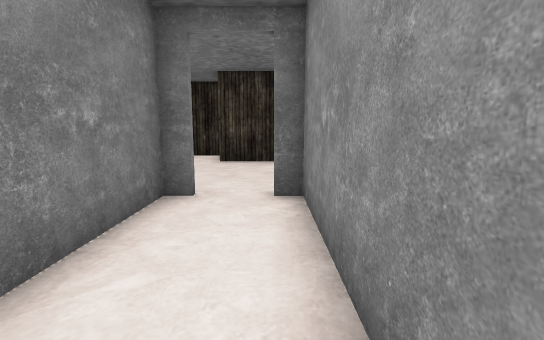
[1] (above)

23 first-person views from a walk through a level from a Godot 3-D game. The camera is 1.2 m above the floor, tilts 8° down and sees 85° across. The floor is counted in squares, 1 m on a side. Each view is taken from the middle of a square. On the plan, view 1 faces up. The plan holds only what a view shows up to about 13 squares ahead; the rest is blank. The place goes on beyond the plan. Characters and animated objects are not drawn. Door leaves are left out where a doorway can be walked through.

[2]
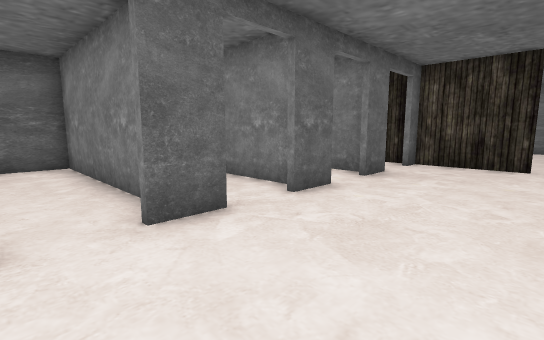

[3]
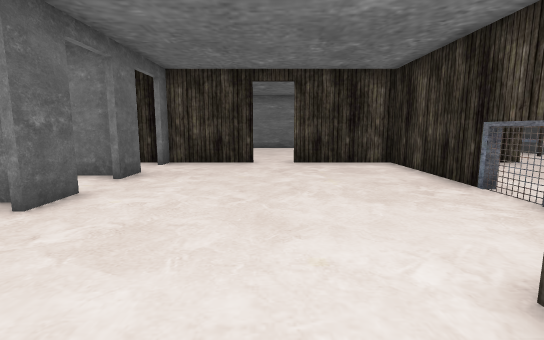

[4]
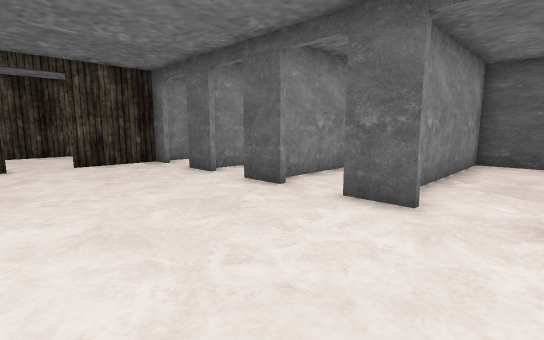

[5]
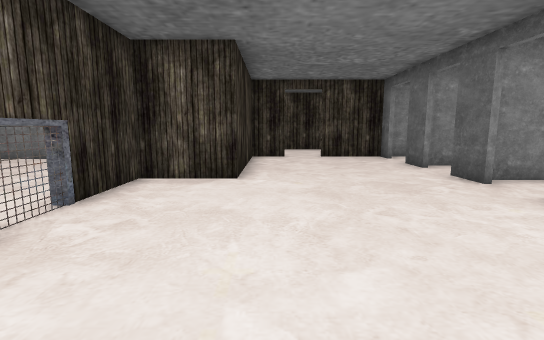

[6]
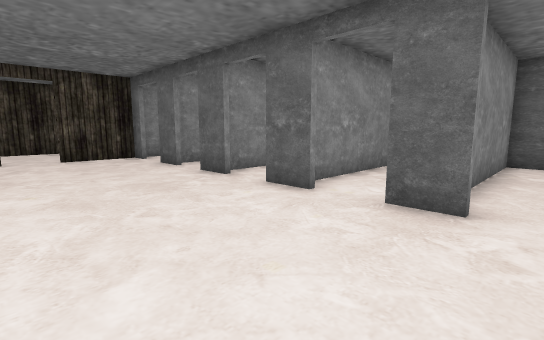

[7]
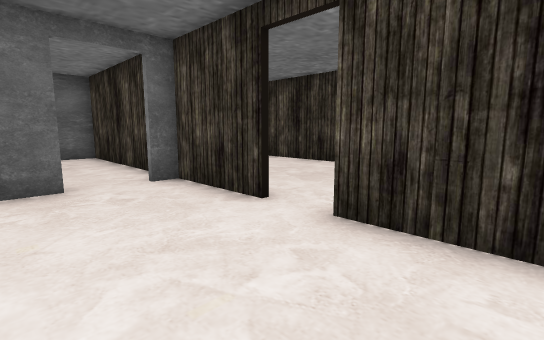

[8]
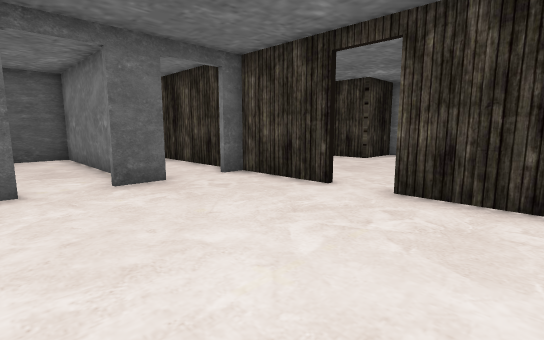

[9]
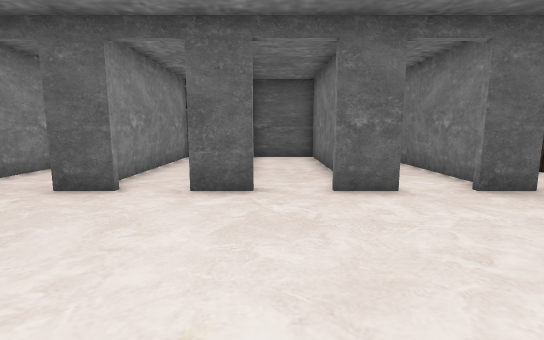

[10]
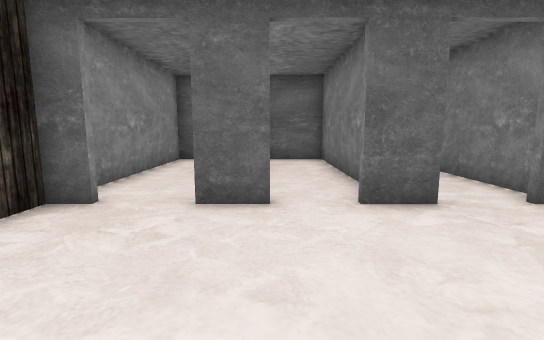

[11]
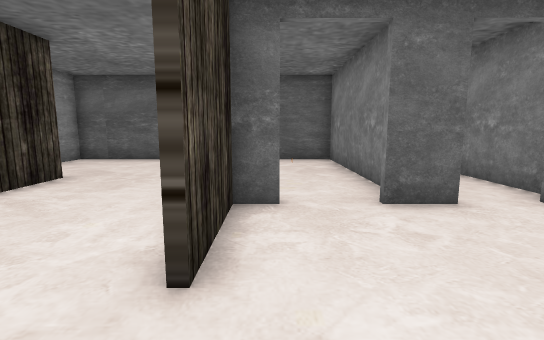

[12]
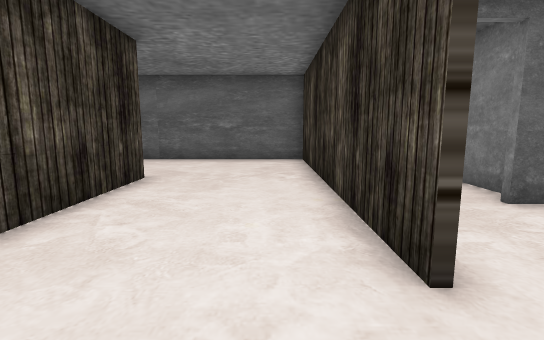

[13]
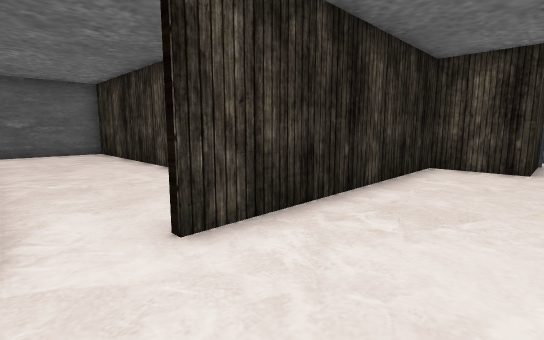

[14]
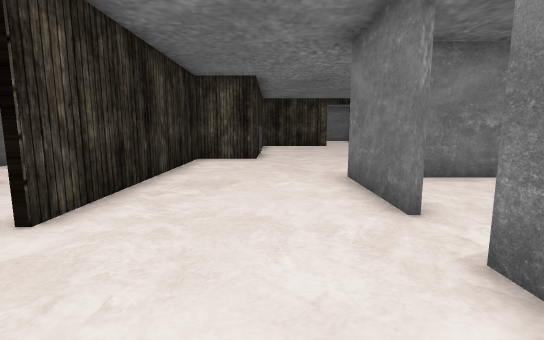

[15]
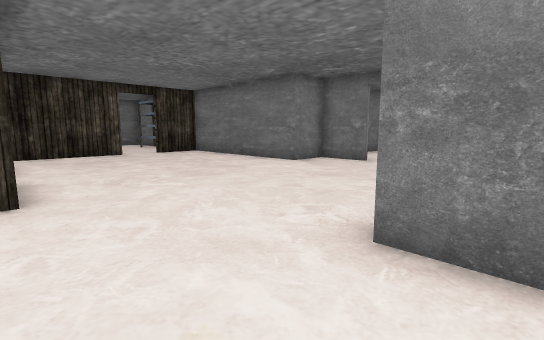

[16]
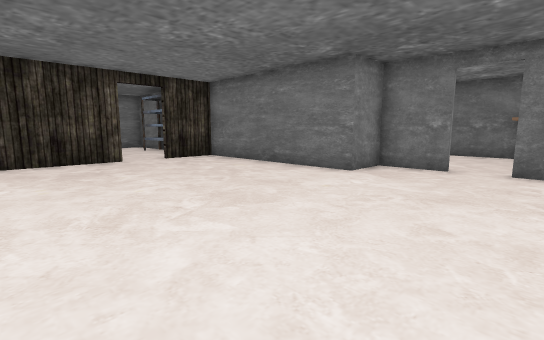

[17]
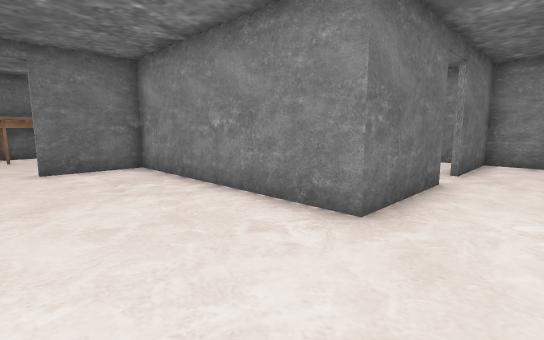

[18]
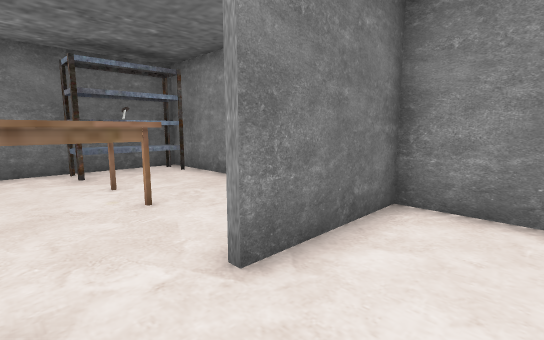

[19]
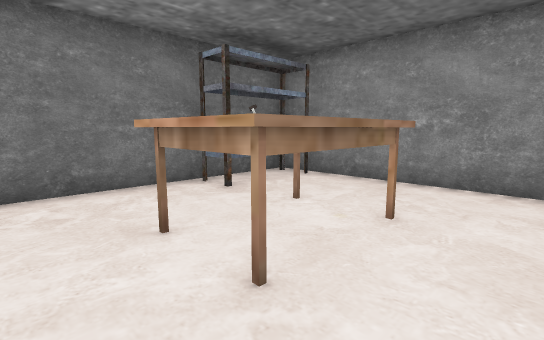

[20]
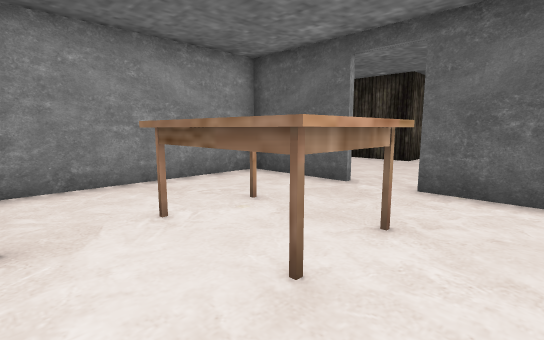

[21]
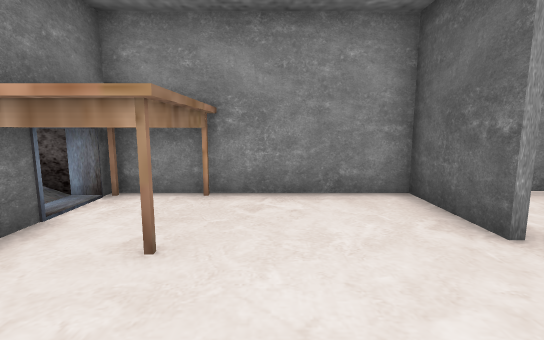

[22]
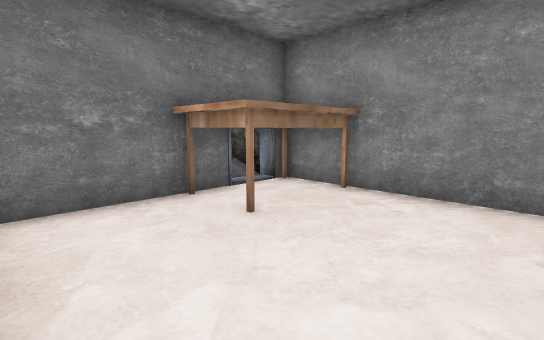

[23]
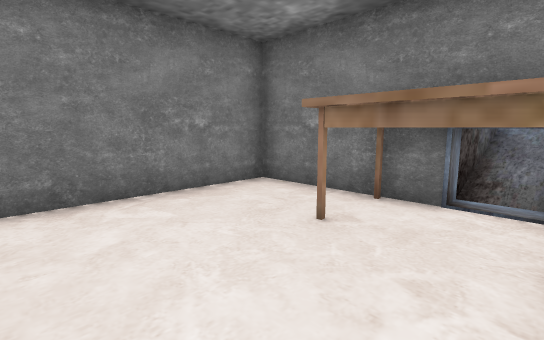

### Floor plan
Points are (right, up) in squares from view 1. A wall is a line through its corners. A room is listed if a view was taken in it or the views show most of it. See-through windows are left out.
Room 1 (view 1)
walls: (-1.4, 5.2) (-2, 5.2) (-2, -1.6) (0.9, -1.6); (0.6, -1.6) (0.6, 5.2) (0, 5.2)
ways out: door at (-0.5, 5) to room 2
Room 2 (views 2, 3, 4, 5, 6, 7, 8, 9, 10, 11)
walls: (-2.8, 5.4) (-1.4, 5.4); (-5.5, 5.4) (-4.1, 5.4); (0, 5.4) (1.2, 5.4); (-8.1, 5.4) (-6.9, 5.4); (-10.4, 8.4) (-10.4, 5.4); (-10.4, 12.9) (-10.4, 9.7); (2.7, 5.4) (3.6, 5.4) (3.6, 8); (3.6, 9.4) (3.6, 10.8) (-1.9, 10.8) (-1.9, 13.2) (-10.5, 13.2)
ways out: door at (-0.5, 5) to room 1; door at (4, 8.5) to room 3; door at (2, 5) to room 7; door at (-3.5, 5) to room 8; door at (-6.5, 5) to room 9; door at (-9, 5) to room 10; door at (-10.5, 9.5)
Room 3 (view 12)
walls: (8.1, 2.7) (8.1, 10.7); (3.8, 8) (3.8, -1.6) (10.7, -1.6) (10.7, -0.5)
ways out: door at (4, 8.5) to room 2; opening at (7, 10) to room 4; opening at (9.5, 1.5) to room 4
Room 4 (views 13, 14, 15, 16, 17, 18)
walls: (-4.4, 13.4) (-1.8, 13.4) (-1.8, 11.1) (6.5, 11.1); (6, 15.9) (2.6, 15.9) (2.6, 23.4); (-1.2, 23.3) (-3.3, 23.3) (-3.3, 21.6) (-10.1, 21.6); (3, 23.3) (0, 23.3); (10.7, 14.1) (10.7, 16.1); (-10.4, 17.9) (-10.4, 12.9); (10.8, 15.9) (7.5, 15.9); (-10.4, 21.2) (-10.4, 19.4)
ways out: opening at (7, 10) to room 3; opening at (9.5, 1.5) to room 3; door at (6.5, 16) to room 5; door at (-0.5, 23) to room 6; door at (-10.5, 18.5)
Room 5 (views 19, 20)
walls: (7.5, 16.1) (10.8, 16.1); (4.1, 16.1) (6, 16.1); (2.8, 19.6) (2.8, 17.6); (8, 23.3) (3, 23.3); (10.4, 21.9) (7.5, 21.9) (7.5, 23); (10.7, 16.1) (10.7, 23.3)
ways out: door at (6.5, 16) to room 4
objects: table (6, 19) to (8, 20)
Room 6 (views 21, 22, 23)
walls: (0, 23.4) (2.5, 23.4) (2.5, 29) (1.4, 29); (-0.4, 29) (-3.3, 29) (-3.3, 24.1); (2.1, 28.9) (2.1, 30.7)
ways out: door at (-0.5, 23) to room 4
objects: table (0, 27) to (2, 29)
Room 7 (no view inside)
walls: (0.7, 4.6) (0.7, -1.6); (0.9, -1.6) (3.6, -1.6) (3.6, 5)
ways out: door at (2, 5) to room 2
Room 8 (no view inside)
walls: (-2.1, 1.9) (-2.1, 4.9); (-4.7, 4.8) (-4.7, -1.6) (-2.1, -1.6)
ways out: door at (-3.5, 5) to room 2; door at (-5.5, 1) to room 9
Room 9 (no view inside)
walls: (-7.5, 5) (-7.5, 0.6); (-4.9, 1.1) (-4.9, 4.5)
ways out: door at (-6.5, 5) to room 2; door at (-5.5, 1) to room 8; opening at (-7, 1) to room 11
Room 10 (no view inside)
walls: (-10.4, 5) (-10.4, -1.6) (-7.9, -1.6); (-7.7, -1.6) (-7.7, 3.1)
ways out: door at (-9, 5) to room 2
Room 11 (no view inside)
walls: (-7.5, 0.6) (-7.5, -1.6); (-7.9, -1.6) (-4.9, -1.6) (-4.9, 1.1)
ways out: opening at (-7, 1) to room 9

Where each view was taken, in squares from view 1:
view 1: 0 up, 0 right, facing up
view 2: 9 up, 0 right, facing down-left
view 3: 9 up, 0 right, facing left
view 4: 10 up, 7 left, facing down-right
view 5: 10 up, 9 left, facing right
view 6: 10 up, 9 left, facing down-right
view 7: 12 up, 7 left, facing down-left
view 8: 12 up, 5 left, facing down-left
view 9: 11 up, 3 left, facing down
view 10: 10 up, 0 right, facing down
view 11: 10 up, 3 right, facing down
view 12: 10 up, 5 right, facing down
view 13: 14 up, 8 right, facing down-left
view 14: 14 up, 10 right, facing left
view 15: 13 up, 4 right, facing up-left
view 16: 14 up, 1 right, facing up-left
view 17: 14 up, 1 left, facing up-right
view 18: 14 up, 6 right, facing up-right
view 19: 17 up, 4 right, facing up-right
view 20: 22 up, 4 right, facing down-right
view 21: 26 up, 3 left, facing right
view 22: 24 up, 3 left, facing up-right
view 23: 24 up, 2 right, facing up-left
